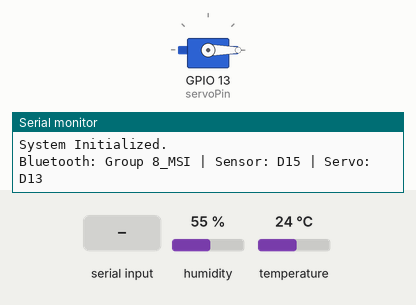
Simulated run of this sketch. Board: ESP32. Parts: servo, the last lines printed to the serial monitor. Inputs (shaded band) come from the test bench; at power-on: humidity 55 %, temperature 24 °C. Nothing arrives over Bluetooth unless stated.

Above: at 1.2 s.
1.3 s: "B" received over the second serial link
At 1.7 s:
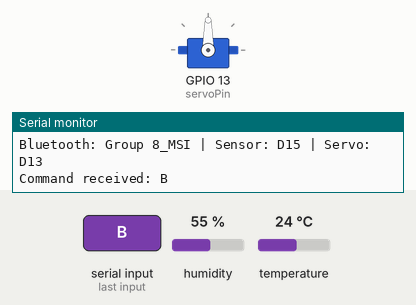
2.8 s: "C" received over the second serial link
At 4.0 s:
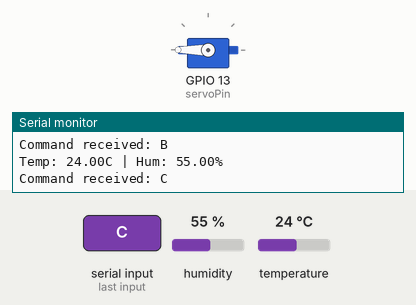
4.3 s: "A" received over the second serial link
At 5.2 s:
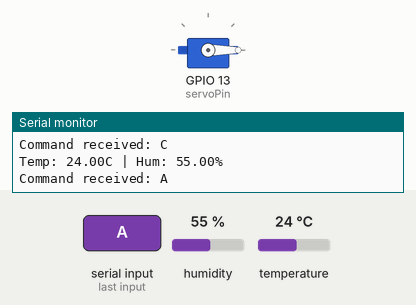
Timing chart, 0 to 7.3 s (numbered marks = the images above; inputs shaded):
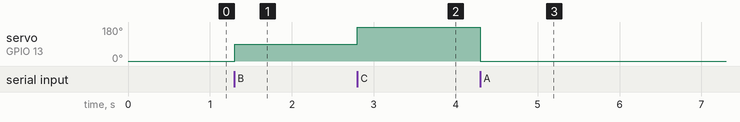

The sketch:

Task.2_Week9.ino
```cpp
#include "BluetoothSerial.h"
#include <ESP32Servo.h>
#include "DHT.h"


#define DHTPIN 15       // DHT22 Data pin connected to D15
#define DHTTYPE DHT22
const int servoPin = 13; // Servo signal pin connected to D13

BluetoothSerial SerialBT;
Servo myServo;
DHT dht(DHTPIN, DHTTYPE);

char command;
unsigned long previousMillis = 0;
const long interval = 2000; // 2 second interval for DHT22

void setup() {

  Serial.begin(9600);


  SerialBT.begin("Group 8_MSI");


  dht.begin();

  // Setup Servo
  myServo.attach(servoPin);
  myServo.write(0); // Start at home position

  Serial.println("System Initialized.");
  Serial.println("Bluetooth: Group 8_MSI | Sensor: D15 | Servo: D13");
}

void loop() {
  // 1. BLUETOOTH COMMAND LISTENER (Instant Response)
  if (SerialBT.available()) {
    command = SerialBT.read();


    Serial.print("Command received: ");
    Serial.println(command);

    switch (command) {
      case 'A':
        myServo.write(0);
        SerialBT.println("Action: Servo moved to 0°");
        break;
      case 'B':
        myServo.write(90);
        SerialBT.println("Action: Servo moved to 90°");
        break;
      case 'C':
        myServo.write(180);
        SerialBT.println("Action: Servo moved to 180°");
        break;
    }
  }

  // 2. SENSOR MONITORING (Runs every 2 seconds)
  unsigned long currentMillis = millis();

  if (currentMillis - previousMillis >= interval) {
    previousMillis = currentMillis;

    float h = dht.readHumidity();
    float t = dht.readTemperature();


    if (isnan(h) || isnan(t)) {
      Serial.println("Sensor Error: Check wiring at D15!");
      SerialBT.println("Error: Sensor not responding.");
    } else {
      // Send to phone
      SerialBT.print("Temp: ");
      SerialBT.print(t);
      SerialBT.print("C | Hum: ");
      SerialBT.print(h);
      SerialBT.println("%");

      // Print to Laptop Serial Monitor
      Serial.print("Temp: ");
      Serial.print(t);
      Serial.print("C | Hum: ");
      Serial.print(h);
      Serial.println("%");
    }
  }
}
```

Measured:
- after the input at 1.3 s, servo on GPIO 13 (servoPin): 0° → 90° at once
- after the input at 2.8 s, servo on GPIO 13 (servoPin): 90° → 180° at once
- after the input at 4.3 s, servo on GPIO 13 (servoPin): 180° → 0° at once
